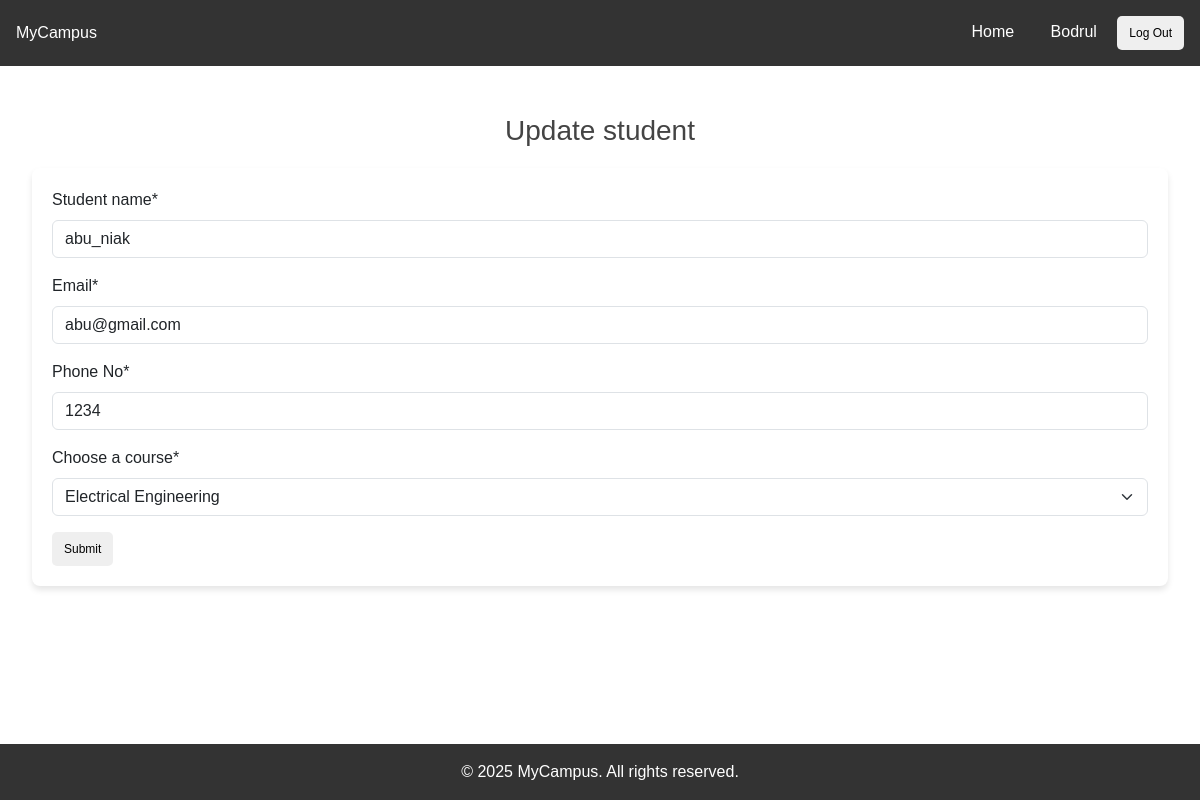
The app's page /update/2 (signed in) with its own data.
### student/models.py (models this page shows, shortened)
class Student(models.Model):
    COURSE_CHOICES = [
        ('CS', 'Computer Science'),
        ('IT', 'Information Technology'),
        ('EE', 'Electrical Engineering'),
        ('ME', 'Mechanical Engineering'),
    ]
    name = models.CharField(max_length=50)
    email = models.EmailField(unique=True)
    phone = models.CharField(max_length=15)
    course = models.CharField(max_length=50, choices=COURSE_CHOICES)
    created_by = models.ForeignKey(User, on_delete=models.CASCADE)

### student/views.py (the view, shortened to what this page needs)
# urls.py: path('update/<int:pk>', views.Update_student.as_view(), name='Update_student'),
class Update_student(LoginRequiredMixin, UpdateView):
  model = models.Student
  form_class = forms.StudentForm
  template_name = 'createStudent.html'
  success_url = reverse_lazy('User_profile')
  pk_url_kwarg = 'pk'
  def get_context_data(self, **kwargs):
      context = super().get_context_data(**kwargs)
      context['edit'] = True
      messages.success(self.request, "Student record updated successfully!")
      return context

### student/forms.py
class StudentForm(forms.ModelForm):
    class Meta:
        model = models.Student
        fields = ['name', 'email', 'phone', 'course']
        labels = {
            "name": "Student name",
            "email": "Email",
            "phone": "Phone No",
            "course": "Choose a course"
        }

### student/context_processors.py (called while the page is built)
def site_data(request):
  return {
    'app_name': 'MyCampus',
    'footer_info': '2025 MyCampus. All rights reserved.',
  }

### student/templates/createStudent.html (shortened to what this page needs)
{% extends 'layout.html'%}
{% load crispy_forms_tags %}
{% block content %}
<main class="content">
  <h1>{% if edit%} Update student {% else %} Create a new student {% endif %} </h1>
  <div class="container">
    <form method="POST" enctype="multipart/form-data">
      {{ form | crispy }}
      <button type="submit" >Submit</button>
    </form>
  </div>
</main>
{% endblock %} {% block title%} {% if edit%} Update Form {% else %} Create Form {% endif %}  {% endblock %}

### student/templates/components/nav.html (shortened to what this page needs)
<header class="navbar">
  <div class="logo">{{app_name}} </div>
  <nav>
      <a href={% url 'Home' %}>Home</a>
      {% if user.is_authenticated %}
        <a href={% url 'User_profile' %}>{{ user.username | title }}</a>
        <form action="{% url 'User_logout' %}" method="POST" style="display:inline;">
            <button type="submit">Log Out</button>
        </form>
    {% else %}
        <a href={% url 'User_login' %}>User</a>
        <a href="{% url 'User_login' %}">Log In</a>
        <a href="{% url 'User_create' %}">Sign Up</a>
    {% endif %}
  </nav>
</header>

### student/static/css/styles.css (style rules this page uses)
* { margin: 0; padding: 0; box-sizing: border-box; }
body { display: flex; flex-direction: column; min-height: 100vh; font-family: Arial, sans-serif; }
a { text-decoration: none; }
.navbar { background-color: #333; color: #fff; padding: 1rem; display: flex; justify-content: space-between; align-items: center; }
.navbar a { color: #fff; text-decoration: none; margin: 0 1rem; }
.content { flex: 1; padding: 2rem; }
.container { max-width: 1200px; margin: 20px auto; padding: 20px; background: #fff; border-radius: 8px; box-shadow: 0 4px 6px rgba(0, 0, 0, 0.1); }
h1 { text-align: center; margin-bottom: 20px; font-size: 28px; color: #444; }
button { display: inline-flex; align-items: center; justify-content: center; border: none; border-radius: 5px; padding: 8px 12px; font-size: 12px; cursor: pointer; transition: background-color 0.3s; text-decoration: none; }

### records on screen
Student: name "abu_niak", email "abu@gmail.com", phone "1234", course "Electrical Engineering"

### other values on screen
{{ app_name }} "MyCampus"
{{ user.username | title }} "Bodrul"
{{ footer_info }} "2025 MyCampus. All rights reserved."
